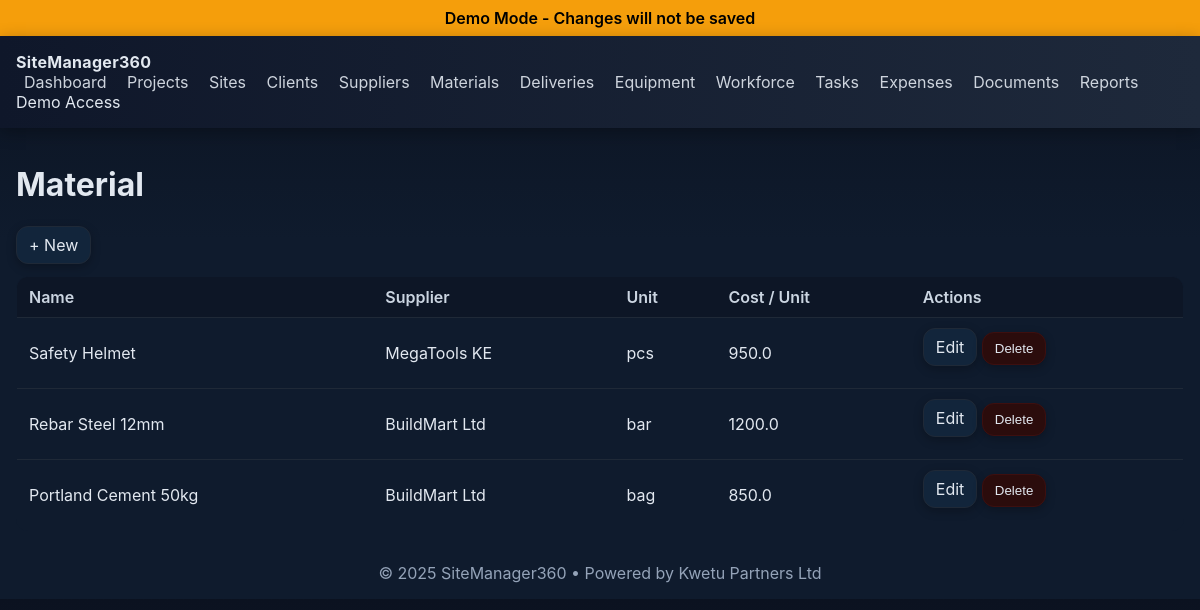
The page /materials on the database its author committed.
### app.py (models this page shows)
class Material(db.Model):
    id = db.Column(db.Integer, primary_key=True)
    supplier_id = db.Column(db.Integer, db.ForeignKey("supplier.id"), nullable=False)
    name = db.Column(db.String(150), nullable=False)
    unit = db.Column(db.String(50), default="pcs")
    cost_per_unit = db.Column(db.Float, default=0.0)
    created_at = db.Column(db.DateTime, default=datetime.utcnow)

class Supplier(db.Model):
    id = db.Column(db.Integer, primary_key=True)
    name = db.Column(db.String(150), nullable=False)
    phone = db.Column(db.String(50))
    email = db.Column(db.String(120))
    category = db.Column(db.String(120))
    created_at = db.Column(db.DateTime, default=datetime.utcnow)
    materials = db.relationship("Material", backref="supplier", lazy=True)

### app.py (the view)
@app.route("/materials")
@login_required
def materials():
    items = Material.query.order_by(Material.created_at.desc()).all()
    return render_template("materials_list.html", items=items, suppliers=Supplier.query.all())

### app.py (called while the page is built)
def is_demo():
    return DEMO_MODE

def login_required(view_func):
    @wraps(view_func)
    def wrapped(*args, **kwargs):
        if is_demo():
            demo_user = User.query.order_by(User.id.asc()).first()
            if demo_user and not session.get("user_id"):
                session["user_id"] = demo_user.id
        if not session.get("user_id"):
            return redirect(url_for("login", next=request.path))
        return view_func(*args, **kwargs)
    return wrapped

@app.context_processor
def inject_demo_mode():
    return {"demo_mode": is_demo()}

@app.before_request
def block_post_in_demo():
    if is_demo():
        demo_user = User.query.order_by(User.id.asc()).first()
        if demo_user and not session.get("user_id") and request.endpoint != "static":
            session["user_id"] = demo_user.id
        if request.method == "POST":
            flash("Demo Mode: Action simulated successfully.", "info")
            return redirect(request.referrer or url_for("dashboard"))

### templates/materials_list.html (shortened to what this page needs)
{% extends "base.html" %}
{% block content %}
<h1>Material</h1>
<div class="actions"><a class="btn" href="{{ url_for('materials_new') }}">+ New</a></div>
<table class="table">
  <thead><tr><th>Name</th><th>Supplier</th><th>Unit</th><th>Cost / Unit</th><th>Actions</th></tr></thead>
  <tbody>
  {% for item in items %}
    <tr>
      <td>{{ item.name }}</td><td>{{ item.supplier.name if item.supplier else '' }}</td><td>{{ item.unit }}</td><td>{{ item.cost_per_unit }}</td>
      <td class="actions">
        <a class="btn" href="{{ url_for('materials_edit', id=item.id) }}">Edit</a>
        {% if demo_mode %}
          <button class="btn danger" type="button" disabled title="Disabled in demo">Delete</button>
        {% else %}
          <form method="post" action="{{ url_for('materials_delete', id=item.id) }}" onsubmit="return confirm('Delete?');" style="display:inline">
            <button class="btn danger" type="submit">Delete</button>
          </form>
        {% endif %}
      </td>
    </tr>
  {% endfor %}
  </tbody>
</table>
{% endblock %}

### static/style.css (style rules this page uses)
:root { --top-a:#0f172a; --top-b:#1e293b; --accent:#38bdf8; --surface:#0b1220; --surface2:#0f1b2d; --border:#1f2937; --text:#e2e8f0; --muted:#94a3b8; --success:#16a34a; --info:#1d4ed8; --danger:#dc2626; }
* { box-sizing:border-box }
body { margin:0; background:linear-gradient(180deg,var(--surface),var(--surface2) 40%); color:var(--text); font-family:Inter,system-ui,Segoe UI,Roboto,Arial,sans-serif; }
.table { width:100%; border-collapse:collapse; background:#0f1b2d; border:1px solid var(--border); border-radius:12px; overflow:hidden }
.table th,.table td { padding:10px 12px; border-bottom:1px solid var(--border); text-align:left }
.table th { font-weight:600; color:#cbd5e1; background:#0d1626 }
.actions .btn { margin-bottom:12px }
.btn { display:inline-block; padding:8px 12px; border-radius:12px; border:1px solid var(--border); background:#12253b; color:var(--text); text-decoration:none; cursor:pointer; box-shadow:0 3px 10px rgba(0,0,0,.25) }
.btn.danger { background:#2b0c0c; border-color:#3d0f0f }

### rows shown on the page
Material: name "Safety Helmet", supplier "MegaTools KE", unit "pcs", cost_per_unit "950.0"
Material: name "Rebar Steel 12mm", supplier "BuildMart Ltd", unit "bar", cost_per_unit "1200.0"
Material: name "Portland Cement 50kg", supplier "BuildMart Ltd", unit "bag", cost_per_unit "850.0"
